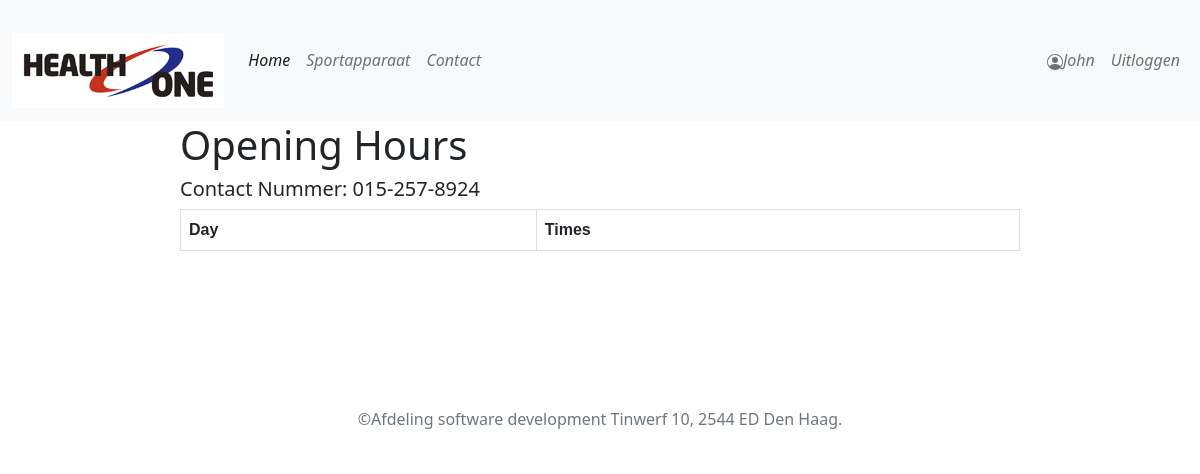
Page /contact (signed in) on the earlier database version.
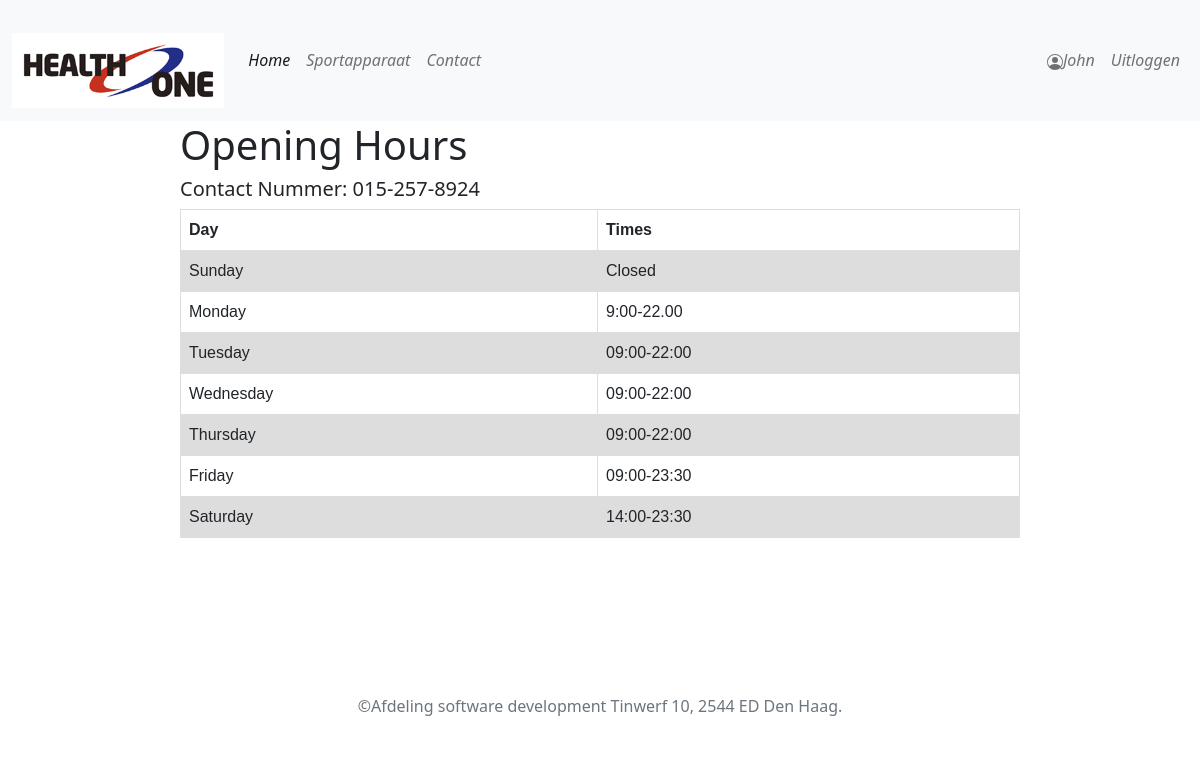
Same page on the later database version.
### tables this page shows
CREATE TABLE `hours` (
  `id` int(11) NOT NULL,
  `hour` varchar(255) NOT NULL,
  `dayId` int(11) NOT NULL
);

CREATE TABLE `days` (
  `id` int(11) NOT NULL,
  `name` varchar(255) NOT NULL
);

### Modules/Products.php (called while the page is built, shortened)
<?php
function getAllTimes() {
    global $pdo;
    $sth = $pdo->prepare(
        "SELECT days.id, days.name, hours.hour AS hour FROM days
        LEFT JOIN hours
        ON hours.dayId=days.id
        ORDER BY days.id");
    $sth->execute();
    $result = $sth->fetchAll(PDO::FETCH_CLASS, "time");
    return $result;
}

### Templates/contact.php (the view, shortened to what this page needs)
<!DOCTYPE html>
    <html>
    <?php
    include_once('defaults/head.php');
    ?>
    <body>
        <div class="container-fluid main p-0">
            <?php
            include_once ('defaults/menu.php');
            ?>
    <div style="width: 70vw" class="container-fluid p-0">
        <h1>Opening Hours</h1>
        <h5 >Contact Nummer: 015-257-8924</h5>
        <table>
            <thead>
                <tr>
                    <th>Day</th>
                    <th>Times</th>
                </tr>
            </thead>
            <?php $time = getAllTimes(); ?>
            <?php foreach($time as &$times): ?>
            <tbody>
                <tr>
                    <td><?= $times->name ?></td>
                    <td><?= $times->hour ?></td>
            <?php endforeach; ?>
                </tr>
            </tbody>
        </table>
        <iframe src="https://www.google.com/maps/embed?pb=!1m18!1m12!1m3!1d2456.639007785454!2d4.330076816035862!3d51.995232982737576!2m3!1f0!2f0!3f
        0!3m2!1i1024!2i768!4f13.1!3m3!1m2!1s0x47c5b44d61a108cf%3A0x9da6361d0a36ebd1!2sZuidhoornseweg%206A%2C%202625%20DV%20Den%20Hoorn!5e0!3m2!1sen!2snl!
        4v1634121943047!5m2!1sen!2snl" style="border:0; width:100%" ></iframe>
    </div>
            <?php
            include_once ('defaults/footer.php');
            ?>
            </div>
    </body>
</html>

### public/index.php (shortened to what this page needs)
<?php
require '../Modules/Products.php';
$request = $_SERVER['REQUEST_URI'];
$params = explode("/", $request);
switch ($params[1]) {
    case 'contact':
            include_once "../Templates/contact.php";
        break;
}

### Templates/defaults/head.php (shortened to what this page needs)
<head>
    <link rel="stylesheet" href="/css/bootstrap.min.css"/>
    <link rel="stylesheet" href="/css/style.css"/>
    <link rel="stylesheet" href="https://cdnjs.cloudflare.com/ajax/libs/font-awesome/4.7.0/css/font-awesome.min.css">
</head>

### Templates/defaults/menu.php (shortened to what this page needs)
<nav class="navbar navbar-expand-lg navbar-light bg-light">
    <div class="container-fluid">
        <a class="navbar-brand" href="/home">
        <div class="header-row row lead" >
            <img class="img-responsive rounded logo" src="/img/logo/Logo-Health-One.png" alt="Logo healthone">
        </div>
        </a>
        <div class="collapse navbar-collapse" id="myNavbar">
            <ul class="navbar-nav">
                <li class="nav-item">
                    <a class="nav-link active" href="/home">Home</a>
                </li>
                <li class="nav-item">
                    <a class="nav-link" href="/categories">Sportapparaat</a>
                </li>
                <li class="nav-item">
                    <a class="nav-link" href="/contact">Contact</a>
                </li>
            </ul>
            <ul class='navbar-nav ms-auto' >
            <?php
            if(isset($_SESSION['username'])) {
                echo "
                <li class='nav-item' >
                    <a class='nav-link' href='/profile'>
                        <img><svg xmlns='http://www.w3.org/2000/svg' width='16' height='16' fill='currentColor' class='bi bi-person-circle' viewBox='0 0 16 16'>
                        <path d='M11 6a3 3 0 1 1-6 0 3 3 0 0 1 6 0z'/>
                        <path fill-rule='evenodd' d='M0 8a8 8 0 1 1 16 0A8 8 0 0 1 0 8zm8-7a7 7 0 0 0-5.468 11.37C3.242 11.226 4.805 10 8 10s4.757 1.225 5.468 2.37A7 7 0 0 0 8 1z'/>
                        </svg>". $_SESSION['username'] . "
                    </a>
                </li>
                <li class='nav-item' >
                    <a class='nav-link' href='/logout'>Uitloggen</a>
                </li>
                ";
                }
                ?>
            </ul>
        </div>
    </div>
</nav>

### Templates/defaults/footer.php
<footer >
    <p class="clearfix pb-3  text-muted text-center">&copy;Afdeling software development Tinwerf 10, 2544 ED Den Haag.</p>
</footer>

### public/css/style.css (style rules this page uses)
body { background-color: rgba(255, 0, 0, 0.7); }
.main { background-color: white; min-height: 100vh; width: 100vw; }
.header-row { margin-top: 20px; }
.navbar { margin-bottom: 0; }
.nav-item { font-style: italic; }
.logo { max-height: 75px; width: auto; height: auto; }

### Templates/contact.php (style rules this page uses)
table { font-family: arial, sans-serif; border-collapse: collapse; width: 100%; }
td, th { border: 1px solid #dddddd; text-align: left; padding: 8px; }
tbody:nth-child(even) { background-color: #dddddd; }

Differences in the rows shown:
added hours: dayId.name "Sunday", hour "Closed"
added hours: dayId.name "Monday", hour "9:00-22.00"
added hours: dayId.name "Tuesday", hour "09:00-22:00"
added hours: dayId.name "Wednesday", hour "09:00-22:00"
added hours: dayId.name "Thursday", hour "09:00-22:00"
added hours: dayId.name "Friday", hour "09:00-23:30"
added hours: dayId.name "Saturday", hour "14:00-23:30"
